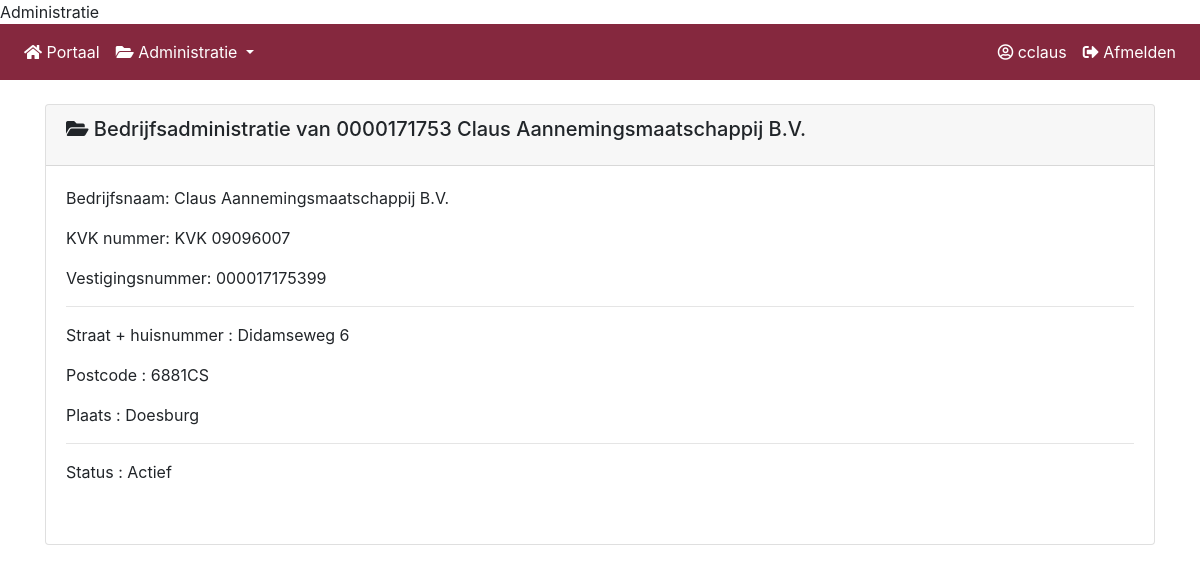
The page /administratie_details/1/ (signed in) on the database its author committed.
### claus_administratie/models.py (models this page shows)
class BedrijfsAdministratie(models.Model):
    bedrijfs_status = (('Actief','Actief'),
                        ('Inactief','Inactief'),)
    bedrijfsnummer = models.CharField(max_length=10)
    bedrijfsnaam = models.CharField(max_length=200)
    kvk_nummer = models.CharField(max_length=200)
    vestigings_nummer = models.CharField(max_length=200)
    straatnaam_nummer = models.CharField(max_length=200)
    postcode = models.CharField(max_length=200)
    plaats = models.CharField(max_length=200)
    omschrijving = models.CharField(max_length=200)
    status = models.CharField(max_length=200, choices=bedrijfs_status)
    class Meta:
        verbose_name_plural = "Bedrijven"
    def __str__(self):
        return self.bedrijfsnummer + " " + self.bedrijfsnaam

### claus_administratie/views.py (the view)
# urls.py: path('administratie_details/<int:pk>/', views.AdministratieDetails.as_view(), name='administratie_details'),
class AdministratieDetails(DetailView):
    template_name = 'claus_administratie/administratie_details.html'
    model = BedrijfsAdministratie

### claus_portaal/templatetags/has_group.py (called while the page is built)
@register.filter(name='has_group')
def has_group(user, group_name):
    group = Group.objects.get(name=group_name)
    return True if group in user.groups.all() else False

### claus_administratie/templates/claus_administratie/administratie_details.html
{% include "claus_portaal/base.html" %}
{% load crispy_forms_tags %}
{% block content %}
{% if user.is_authenticated %}
<body>
<div class="container">
<br>
<div class="row">
<div class="col-sm-12">
<div class="card">
<div class="card-header">
<h5 class="card-title"><i class="fa fa-folder-open" aria-hidden="true"></i> Bedrijfsadministratie van {{ object }}</h5>
</div>
<div class="card-body">
<p class="card-text">Bedrijfsnaam: {{object.bedrijfsnaam}}</p>
<p class="card-text">KVK nummer: {{object.kvk_nummer}}</p>
<p class="card-text">Vestigingsnummer: {{object.vestigings_nummer}}</p>
<hr>
<p class="card-text">Straat + huisnummer : {{object.straatnaam_nummer}}</p>
<p class="card-text">Postcode : {{object.postcode}}</p>
<p class="card-text">Plaats : {{object.plaats}}</p>
<hr>
<p class="card-text">Status : {{object.status}}</p>
<br>
</div>
</div>
<br>
{% endif %}
{% endblock %}

### claus_portaal/templates/claus_portaal/navbar_administratie.html (shortened to what this page needs)
<nav  class="navbar navbar-chb navbar-expand-lg  justify-content-end ">
    <div  class="collapse navbar-collapse" id="collapsibleNavbar">
      <ul class="navbar-nav mr-auto">
        <li class="nav-item">
          <a class="nav-link" href="{% url 'claus_portaal' %}"><i class="fa fa-home" aria-hidden="true"></i> Portaal </a>
        </li>
        <li class="nav-item dropdown">
          <a class="nav-link dropdown-toggle" id="navbarDropdown" role="button" data-toggle="dropdown" aria-haspopup="true" aria-expanded="false"><i class="fa fa-folder-open" aria-hidden="true"></i>
            Administratie
          </a>
      </li>
    </ul>
        <ul class="navbar-nav my-2 my-lg-0">
              <li>
                <a class="nav-link" href="{% url 'persoon_gegevens' %}"><i class="far fa-user-circle" aria-hidden="true"></i> {{ user.username }}</a>
              </li>
              <li>
                <a class="nav-link" href="{% url 'logout' %}"><i class="fas fa-sign-out-alt" aria-hidden="true"></i> Afmelden</a>
              </li>
        </ul>
    </div>
</nav>

### claus_portaal/templates/claus_portaal/base.html (style rules this page uses)
.navbar-chb { background-color: #85283e; color: #FFFFFF; }
a { color: inherit; }

### rows shown on the page
BedrijfsAdministratie: bedrijfsnummer+bedrijfsnaam "0000171753 Claus Aannemingsmaatschappij B.V.", bedrijfsnaam "Claus Aannemingsmaatschappij B.V.", kvk_nummer "KVK 09096007", vestigings_nummer "000017175399", straatnaam_nummer "Didamseweg 6", postcode "6881CS", plaats "Doesburg", status "Actief"

### other values the page prints
{{ user.username }} "cclaus"
